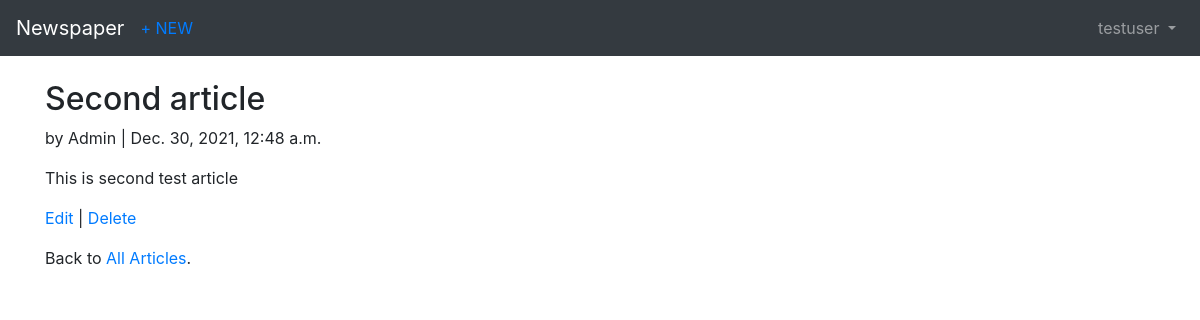
The app's page /articles/2/ (signed in) with its own data.
### users/models.py (models this page shows)
class CustomUser(AbstractUser):
    age = models.PositiveIntegerField(default=0)

### articless/models.py (models this page shows, shortened)
class Article(models.Model):
    title = models.CharField(max_length=255)
    body = models.TextField()
    date = models.DateTimeField(auto_now_add=True)
    author = models.ForeignKey(
        settings.AUTH_USER_MODEL,
        on_delete=models.CASCADE,
    )

### articless/views.py (the view)
# urls.py: path('<int:pk>/', views.ArticleDetailView.as_view(), name='article_detail'),
class ArticleDetailView(LoginRequiredMixin, DetailView):
    model = models.Article
    template_name = 'article_detail.html'
    login_url = 'login'

### templates/article_detail.html
{% extends 'base.html' %}
{% block content %}
    <div class="article-entry">
        <h2>{{ object.title }}</h2>
            <p>by {{ object.author }} | {{ object.date }}</p>
            <p>{{ object.body }}</p>
    </div>
    <p><a href="{% url 'article_edit' article.pk %}">Edit</a> | <a href="{% url 'article_delete' article.pk %}">Delete</a></p>
    <p>Back to <a href="{% url 'article_list' %}">All Articles</a>.</p>
{% endblock content %}

### templates/base.html (shortened to what this page needs)
<!doctype html>
<html lang="en">
<head>
    <link rel="stylesheet" href="https://maxcdn.bootstrapcdn.com/bootstrap/4.0.0/css/bootstrap.min.css">
</head>
<body>
    <nav class="navbar navbar-expand-md navbar-dark bg-dark mb-4">
        <a class="navbar-brand" href="{% url 'home' %}">Newspaper</a>
        {% if user.is_authenticated %}
            <ul class="navbar-nav mr-auto">
                <li class="nav-item"><a href="{% url 'article_new' %}">+ NEW</a></li>
            </ul>
        {% endif %}
        <div class="collapse navbar-collapse" id="navbarCollapse">
            {% if user.is_authenticated %}
                <ul class="navbar-nav ml-auto">
                    <li class="nav-item">
                        <a class="nav-link dropdown-toggle" href="#" id="userMenu" data-toggle="dropdown" aria-haspopup="true" aria-expanded="false">
                            {{ user.username }}
                        </a>
                    </li>
                </ul>
            {% else %}
                <form class="form-inline ml-auto">
                    <a href="{% url 'login' %}" class="btn btn-outline-secondary">Log in
        </a>
                    <a href="{% url 'signup' %}" class="btn btn-primary ml-2">Sign up</a>
                </form>
            {% endif %}
        </div>
    </nav>
    <div class="container">
        {% block content %}
        {% endblock %}
    </div>
</body>
</html>

### records on screen
CustomUser: username "testuser"
Article: title "Second article", author "Admin", date "Dec. 30, 2021, 12:48 a.m.", body "This is second test article"
